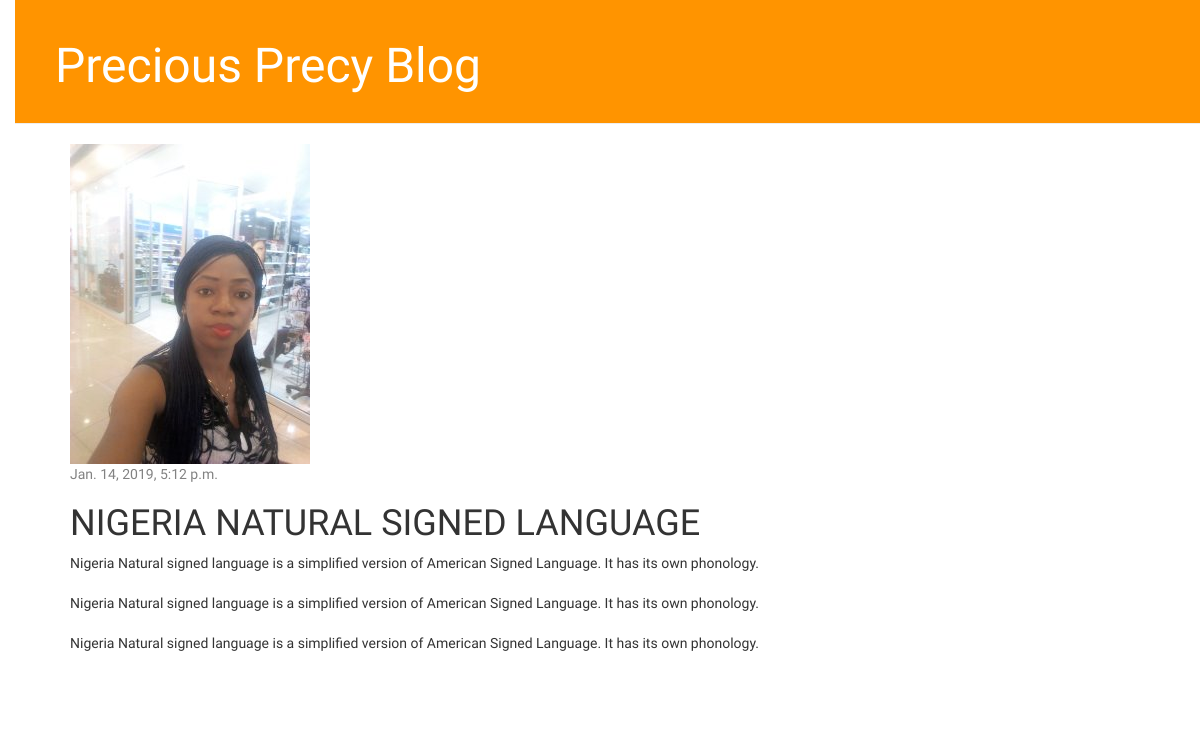
The app's page /post/1/ with its own data.
### blog/models.py (models this page shows, shortened)
class Post(models.Model):
    author = models.ForeignKey('auth.User', on_delete=models.CASCADE)
    title = models.CharField(max_length=200)
    text = models.TextField()
    created_date = models.DateTimeField(
            default=timezone.now)
    published_date = models.DateTimeField(
            blank=True, null=True)

### blog/views.py (the view)
# urls.py: path('post/<int:pk>/', views.post_detail, name='post_detail'),
def post_detail(request, pk):
    post = get_object_or_404(Post, pk=pk)
    return render(request, 'blog/post_detail.html', {'post': post})

### blog/templates/blog/post_detail.html
{% extends 'blog/base.html' %}
{% block content %}
<div class="post">
    {% if post.published_date %}
    <div class="date">
        {{ post.published_date }}
    </div>
    {% endif %}
    <h1>{{ post.title }}</h1>
    <p>{{ post.text|linebreaksbr }}</p>
</div>
{% endblock %}

### blog/static/css/blog.css (style rules this page uses)
body { padding-left: 15px; font-family: "lobster"; }
h1, h2, h3, h4 { font-family: 'Lobster', cursive; }
.date { color: #828282; }
.post { margin-bottom: 70px; }

### records on screen
Post: published_date "Jan. 14, 2019, 5:12 p.m.", title "NIGERIA NATURAL SIGNED LANGUAGE", text "Nigeria Natural signed language is a simplified version of American Signed Language. It has its own phonology. Nigeria Natural signed language is a simplified version of American Signed Language. It has its own phonology. Nigeria Natural signed language is a simplified version of American Signed Language. It has its own phonology."
